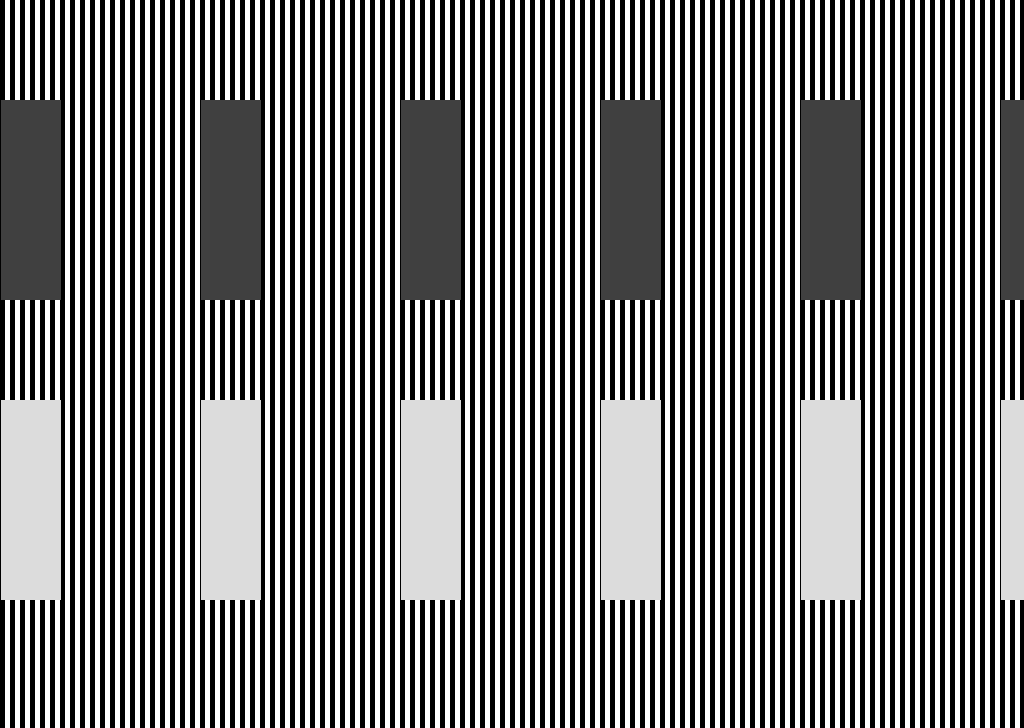
Frame 1 (no input)
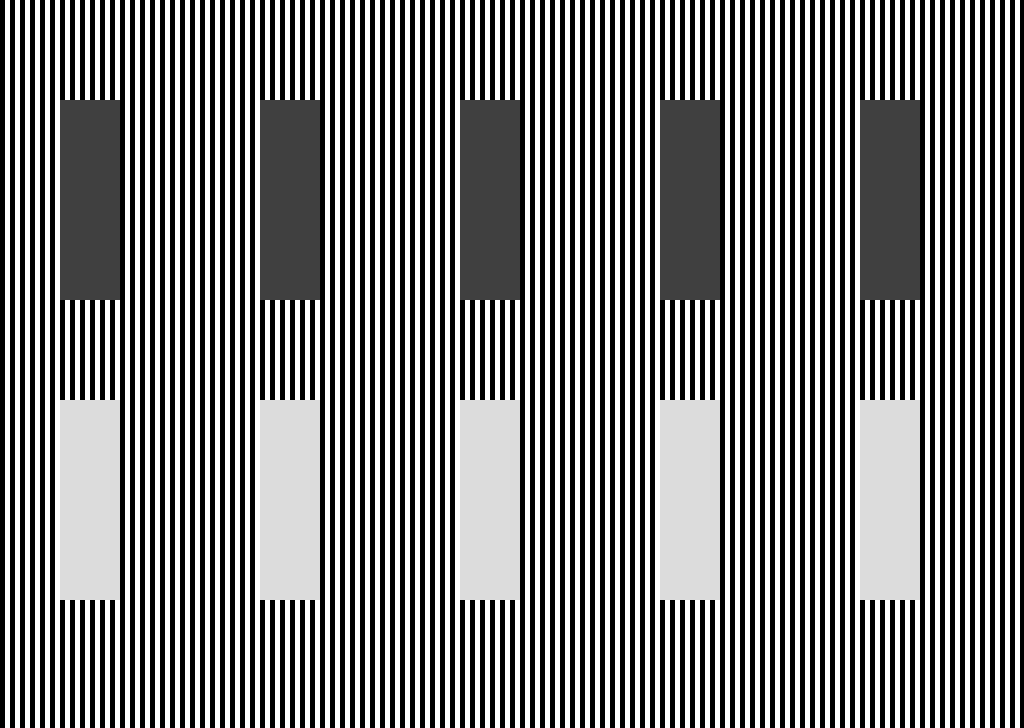
Frame 60 (the mouse pressed at the canvas centre just before this capture)
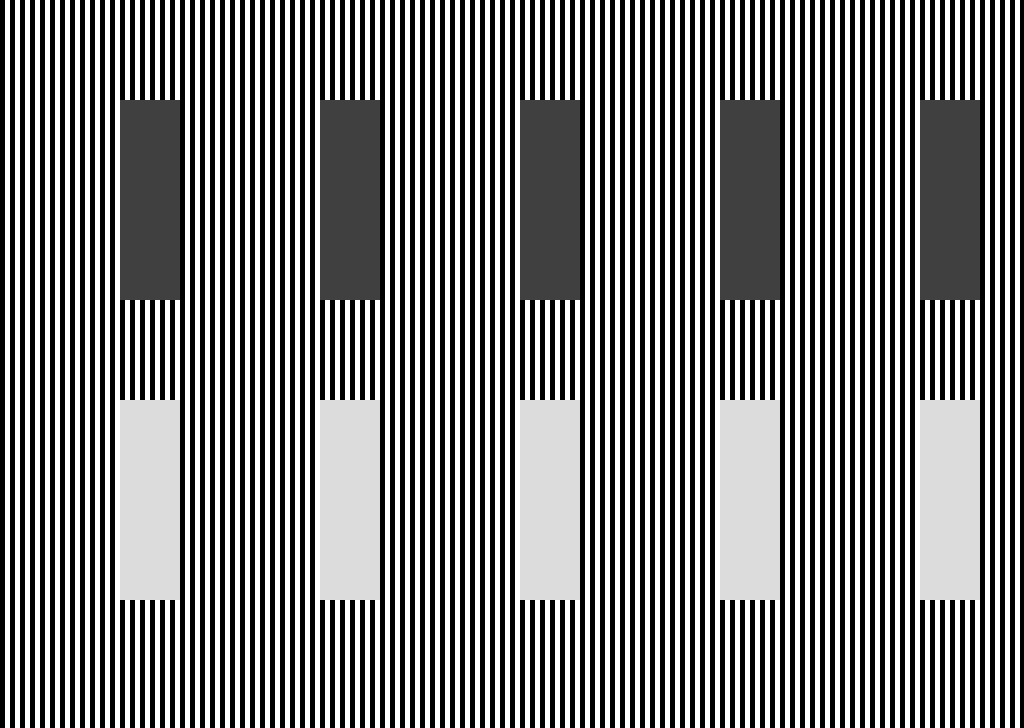
Frame 120 (the mouse held since frame 60 and released just before this capture)

The Processing sketch that drew these frames (run headless with seeded random() and noise(); from frame 60 on, the mouse is pressed at the canvas centre):

// Processing sketch: footstep
// ── footstep.pde
float x = 0; //動く棒の位置
int T = 200;//棒の動く周期
int w_l = 5;//格子の幅
int w_b = 60;//バーの幅
int color_bar1 = 64; //バーの色
int color_bar2 = 220; //バーの色
float v = 1; //バーの移動速度

void setup() {
  size(1024, 728); //ウインドウの大きさ
  background(255); //背景色
  frameRate(30); //フレームレート（１秒間に何枚絵を書くか）
  noStroke();  
}

void lattice()
{//格子の描画
  background(255);
  fill(0);
  for(int i = 0; i < 200; i ++){
      rect(i*w_l*2, 0, w_l, height);  
  }
}

void rectangles()
{
  x+= v;  

  for(int i = 0; i < 20; i++){
    fill(color_bar1);//動くバーの色1
    rect(x + i*T - 200, 100, w_b, 200);
    fill(color_bar2);//動くバーの色2
    rect(x + i*T - 200, 400, w_b, 200);
  }
  
  if(x == T){
    x = 0;
  }
}

void draw() { 
  lattice();
  rectangles();
}
